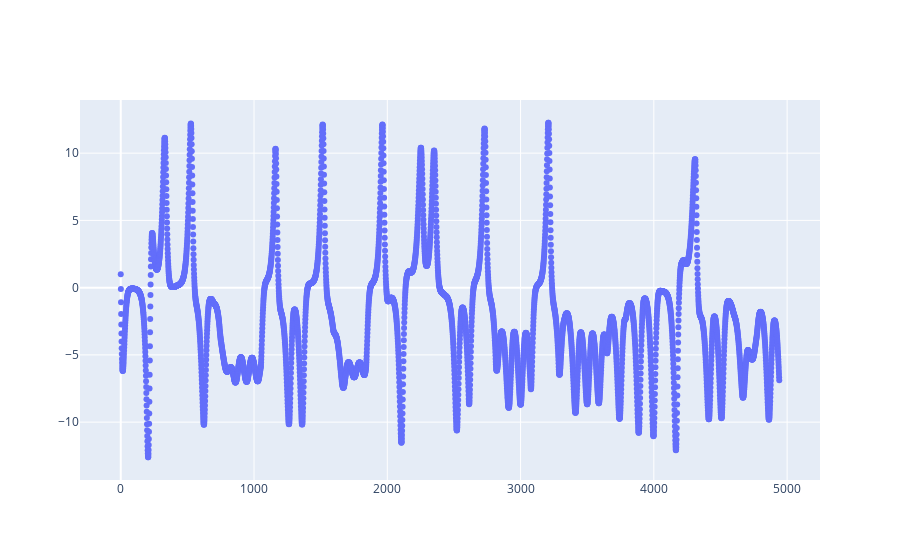

This figure's notebook cell:
### Markdown cell above
## 2. Serie de tiempo caótica (no periódica)

Ahora vamos a realizar el mismo análisis para una serie de tiempo caótica, en este caso utilizaremos la serie de tiempo de `lorenz` que viene en la paquetería `openml`.

Necesitaremos la paquetería get_datasets de openml para obtener la serie de tiempo de lorenz.

```python
from openml.datasets.functions import get_dataset
```

### Code cell
from openml.datasets.functions import get_dataset
lorenz = get_dataset(42182).get_data(dataset_format='array')[0][0:, 0]
t = [i for i in range(len(lorenz))]
fig = go.Figure()
fig.add_trace(go.Scatter(
    x=t, y=lorenz, mode='markers'))
fig.show()

### Figure 1 — Plotly figure (JSON) as saved in the notebook; plotly's stock layout.template omitted (floating-point values rounded to 4 significant figures; data arrays with more than 128 entries replaced by an {"elided": "..."} marker saying what was removed)
{"data": [{"mode": "markers", "type": "scatter", "x": {"elided": "4942 int values"}, "y": {"elided": "4942 float values"}}], "layout": {}}
